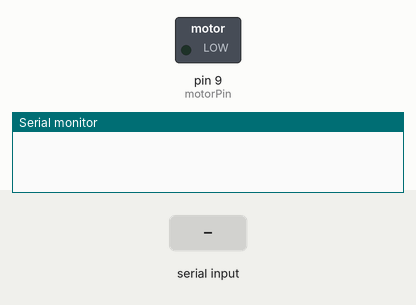
Recording of a sketch running on a simulated Arduino Uno, built with avr-gcc and run on an emulated ATmega328P. Parts: switched loads named in the sketch (green lamp = pin HIGH), the last lines printed to the serial monitor. The test bench sets the inputs (shaded band). The modem accepts every AT command (registered, SIM ready, sends succeed) and sends nothing else.

Above: at 2.8 s.
2.9 s: "90,45,200\n" received over the second serial link
At 3.6 s:
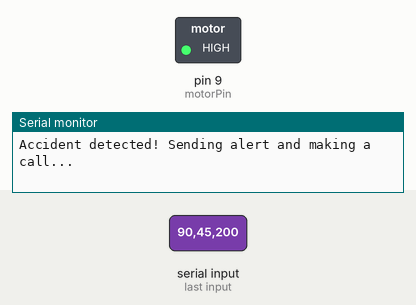
Timing chart, 0 to 19.6 s (numbered marks = the images above; inputs shaded):
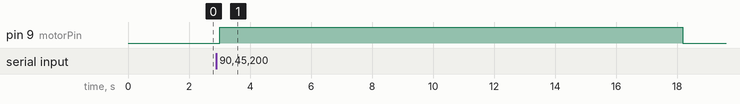

Measured:
- after the input at 2.9 s, pin 9 (motorPin): LOW → HIGH after 0.10 s, → LOW 15.2 s later

The sketch:

rxr_code.ino
```cpp
#include <SoftwareSerial.h>    // For Zigbee and GSM communication
#include <Wire.h>

// Pin definitions
const int motorPin = 9;        // Motor control pin
const int gsmTx = 10;          // TX pin for GSM
const int gsmRx = 11;          // RX pin for GSM

// Zigbee setup
SoftwareSerial zigbee(7, 8);   // RX, TX for Zigbee communication
SoftwareSerial gsm(gsmTx, gsmRx); // GSM communication

const int alcoholThreshold = 500;
const String familyPhoneNumber = "+1234567890";  // Replace with actual phone number

void setup() {
  Serial.begin(9600);
  zigbee.begin(9600);   // Start Zigbee communication
  gsm.begin(9600);      // Start GSM communication

  pinMode(motorPin, OUTPUT);
  digitalWrite(motorPin, LOW);  // Motor off initially
}

void loop() {
  // Check if data is available from the transmitter
  if (zigbee.available()) {
    String receivedData = zigbee.readStringUntil('\n');
    processReceivedData(receivedData);
  }

  delay(1000);
}

// Function to process the received data
void processReceivedData(String data) {
  // Split the received data
  int helmetOn = data.substring(0, data.indexOf(',')).toInt();
  data.remove(0, data.indexOf(',') + 1);

  int alcoholLevel = data.substring(0, data.indexOf(',')).toInt();
  data.remove(0, data.indexOf(',') + 1);

  float accelX = data.substring(0, data.indexOf(',')).toFloat();
  data.remove(0, data.indexOf(',') + 1);

  float accelY = data.substring(0, data.indexOf(',')).toFloat();
  data.remove(0, data.indexOf(',') + 1);

  float accelZ = data.substring(0, data.indexOf(',')).toFloat();
  data.remove(0, data.indexOf(',') + 1);

  float latitude = data.substring(0, data.indexOf(',')).toFloat();
  data.remove(0, data.indexOf(',') + 1);

  float longitude = data.toFloat();

  String gpsLocation = "https://maps.google.com/?q=" + String(latitude, 6) + "," + String(longitude, 6);

  // Process helmet detection
  if (!helmetOn) {
    Serial.println("Helmet not worn! Stopping motor and sending alert...");
    digitalWrite(motorPin, LOW);  // Stop motor
    sendAlert("Alert: Helmet not worn! Please wear your helmet. Location: " + gpsLocation);  // Send SMS alert
  } else {
    digitalWrite(motorPin, HIGH); // Run motor
  }

  // Check alcohol level
  if (alcoholLevel > alcoholThreshold) {
    Serial.println("High alcohol level detected! Sending SMS and making call...");
    sendAlert("Alert: High alcohol level detected! Rider is drunk. Location: " + gpsLocation);
    makeCall(familyPhoneNumber);  // Make a call when alcohol is detected
  }

  // Check for accident detection (based on acceleration values)
  if (abs(accelX) > 2.0 || abs(accelY) > 2.0 || abs(accelZ) > 2.0) {
    Serial.println("Accident detected! Sending alert and making a call...");
    sendAlert("Alert: Accident detected! Immediate action needed. Location: " + gpsLocation);
    makeCall(familyPhoneNumber);  // Make a call when an accident is detected
  }
}

// Function to send an SMS alert via GSM
void sendAlert(String message) {
  gsm.print("AT+CMGF=1\r");             // Set SMS mode to text
  delay(1000);
  gsm.print("AT+CMGS=\"");
  gsm.print(familyPhoneNumber);         // Send to family member's phone number
  gsm.print("\"\r");
  delay(1000);
  gsm.print(message);                   // The alert message with GPS location
  delay(1000);
  gsm.write(26);                        // Ctrl+Z to send the SMS
  delay(1000);
  Serial.println("Alert message sent.");
}

// Function to make a call via GSM
void makeCall(String phoneNumber) {
  gsm.print("ATD");
  gsm.print(phoneNumber);     // Dial the family member's phone number
  gsm.print(";\r");           // Semi-colon indicates a voice call
  delay(10000);               // Call duration (e.g., 10 seconds)
  gsm.println("ATH");         // Hang up the call
  Serial.println("Call made and hung up.");
}
```
